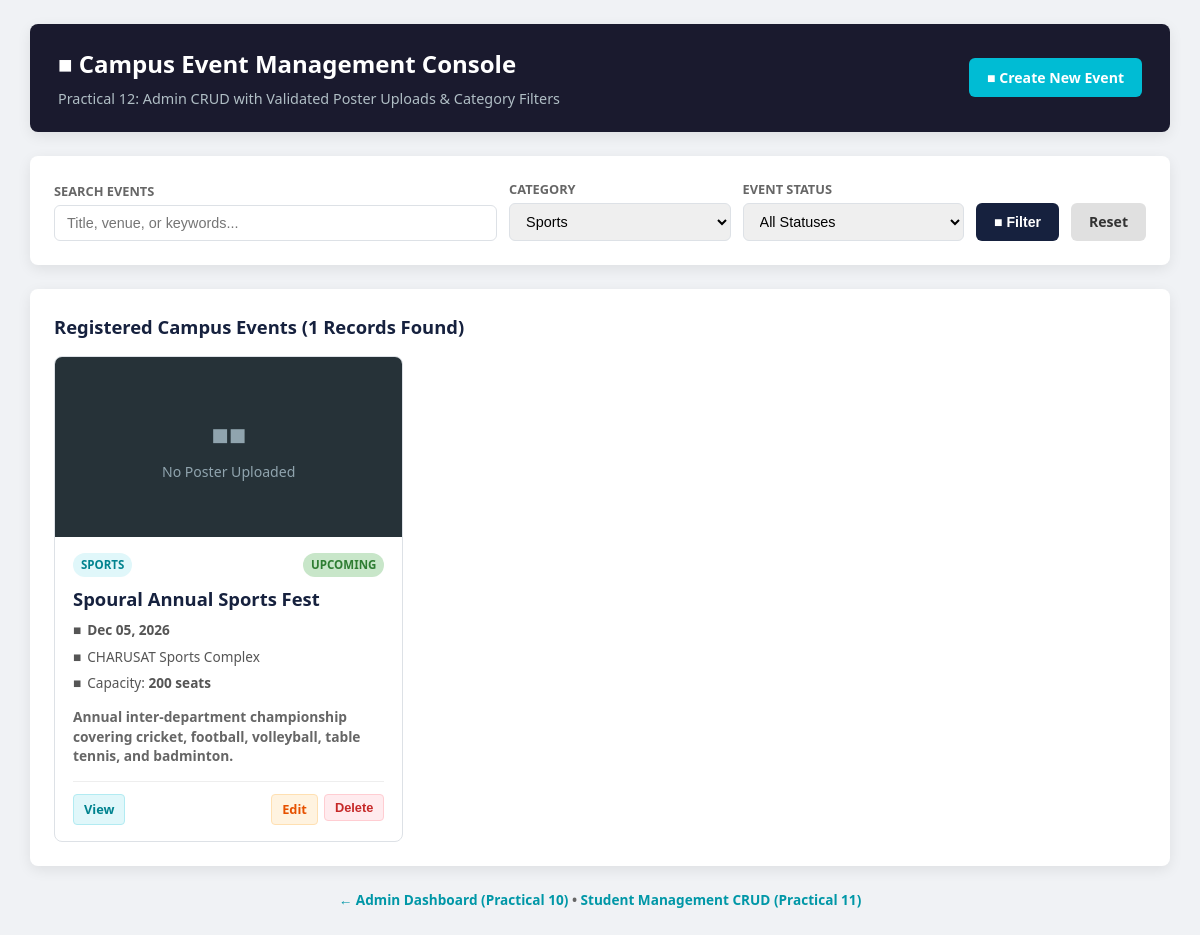
Screenshot of /index.php?category=Sports with the database file from the repository.
### tables this page shows
CREATE TABLE IF NOT EXISTS `events` (
  `id` INT AUTO_INCREMENT PRIMARY KEY,
  `title` VARCHAR(150) NOT NULL,
  `category` VARCHAR(50) NOT NULL,
  `description` TEXT NOT NULL,
  `event_date` DATE NOT NULL,
  `venue` VARCHAR(100) NOT NULL,
  `max_participants` INT UNSIGNED NOT NULL DEFAULT 100,
  `poster_url` VARCHAR(255) DEFAULT NULL,
  `status` ENUM('upcoming', 'completed', 'cancelled') NOT NULL DEFAULT 'upcoming',
  `created_at` TIMESTAMP DEFAULT CURRENT_TIMESTAMP,
  INDEX `idx_event_date` (`event_date`),
  INDEX `idx_category` (`category`),
  INDEX `idx_status` (`status`)
);

### index.php (the view, shortened to what this page needs)
<?php
$search   = trim($_GET['search'] ?? '');
$category = trim($_GET['category'] ?? '');
$events = [];
$totalEvents = 0;
try {
    $pdo = getDBConnection();
    $conditions = [];
    $params = [];
    if ($category !== '') {
        $conditions[] = "category = ?";
        $params[] = $category;
    }
    $whereSql = !empty($conditions) ? "WHERE " . implode(" AND ", $conditions) : "";
    $sql = "SELECT id, title, category, description, event_date, venue, max_participants, poster_url, status,
created_at
            FROM events
            {$whereSql}
            ORDER BY event_date ASC";
    $stmt = $pdo->prepare($sql);
    $stmt->execute($params);
    $events = $stmt->fetchAll();
    $totalEvents = count($events);
} catch (Exception $e) {
    error_log("[Practical-12 CRUD Error]: " . $e->getMessage());
    $dbError = $e->getMessage();
}
?>
<!DOCTYPE html>
<html lang="en">
<head>
</head>
<body>
    <div class="container">
        <header>
            <div>
                <h1>■ Campus Event Management Console</h1>
                <p>Practical 12: Admin CRUD with Validated Poster Uploads & Category Filters</p>
            </div>
            <div>
                <a href="add_event.php" class="btn btn-primary">
                    ■ Create New Event
                </a>
            </div>
        </header>
        <div class="card">
            <form method="GET" action="index.php" class="filter-form">
                <div class="form-group">
                    <label for="search">Search Events</label>
                    <input type="text" id="search" name="search" placeholder="Title, venue, or keywords..."
value="<?= htmlspecialchars($search) ?>">
                </div>
                <div class="form-group">
                    <label for="category">Category</label>
                    <select id="category" name="category">
                        <option value="Technical" <?= $category === 'Technical' ? 'selected' : '' ?>>Technical</
                        <option value="Sports" <?= $category === 'Sports' ? 'selected' : '' ?>>Sports</option>
                    </select>
                </div>
                <div class="form-group">
                    <label for="status">Event Status</label>
                    <select id="status" name="status">
                        <option value="">All Statuses</option>
                    </select>
                </div>
                <button type="submit" class="btn btn-filter">■ Filter</button>
                <a href="index.php" class="btn btn-reset">Reset</a>
            </form>
        </div>
        <div class="card">
            <div style="display:flex; justify-content:space-between; align-items:center;">
                <h3 style="margin:0; font-size:1.15rem; color:var(--color-primary-lt);">
                    Registered Campus Events (<?= $totalEvents ?> Records Found)
                </h3>
            </div>
            <?php if (!empty($events)): ?>
                <div class="events-grid">
                    <?php foreach ($events as $ev): ?>
                    <div class="event-card">
                        <div class="poster-container">
                            <?php if (!empty($ev['poster_url']) && file_exists(__DIR__ . '/' . $ev['poster_url'])): ?>
                                <img src="<?= htmlspecialchars($ev['poster_url']) ?>" alt="<?= htmlspecialchars($ev[
'title']) ?>" class="poster-img">
                            <?php else: ?>
                                <div class="poster-placeholder">
                                    <span style="font-size:1.8rem;">■■</span>
                                    <span>No Poster Uploaded</span>
                                </div>
                            <?php endif; ?>
                        </div>
                        <div class="card-body">
                            <div class="card-meta">
                                <span class="badge badge-cat"><?= htmlspecialchars($ev['category']) ?></span>
                                <span class="badge badge-<?= htmlspecialchars($ev['status']) ?>">
                                    <?= htmlspecialchars(ucfirst($ev['status'])) ?>
                                </span>
                            </div>
                            <h4 class="event-title"><?= htmlspecialchars($ev['title']) ?></h4>
                            <div class="event-info">
                                <span>■</span>
                                <strong><?= htmlspecialchars(date('M d, Y', strtotime($ev['event_date']))) ?></strong>
                            </div>
                            <div class="event-info">
                                <span>■</span>
                                <span><?= htmlspecialchars($ev['venue']) ?></span>
                            </div>
                            <div class="event-info">
                                <span>■</span>
                                <span>Capacity: <strong><?= htmlspecialchars((string)$ev['max_participants']) ?></
strong> seats</span>
                            </div>
                            <p class="event-desc"><?= htmlspecialchars($ev['description']) ?></p>
                            <div class="card-actions">
                                <a href="view_event.php?id=<?= $ev['id'] ?>" class="btn-sm btn-view">View</a>
                                <div class="btn-action-group">
                                    <a href="edit_event.php?id=<?= $ev['id'] ?>" class="btn-sm btn-edit">Edit</a>
                                    <form action="delete_event.php" method="POST" style="display:inline;"
onsubmit="return confirm('Are you sure you want to delete this event? This will also remove the uploaded poster file.
');">
                                        <button type="submit" class="btn-sm btn-del">Delete</button>
                                    </form>
                                </div>
                            </div>
                        </div>
                    </div>
                    <?php endforeach; ?>
                </div>
            <?php else: ?>
                <div style="padding: 36px; text-align: center; color: var(--color-muted);">
                    No events found matching your filter criteria.
                </div>
            <?php endif; ?>
        </div>
        <div style="text-align:center; margin-top:20px; font-size:0.85rem; color:var(--color-muted);">
            <a href="../Practical-10/dashboard_admin.php" style="color:var(--color-accent-dark); text-decoration:none;
 font-weight:600;">
                &larr; Admin Dashboard (Practical 10)
            </a> &bull;
            <a href="../Practical-11/index.php" style="color:var(--color-accent-dark); text-decoration:none; font-
weight:600;">
                Student Management CRUD (Practical 11)
            </a>
        </div>
    </div>
</body>
</html>

### index.php (style rules this page uses)
:root { --color-primary: #1a1a2e; --color-primary-lt: #16213e; --color-accent: #00bcd4; --color-accent-dark: #0097a7; --color-bg: #f0f2f5; --color-card: #ffffff; --color-text: #222222; --color-muted: #666666; --color-success: #2e7d32; --color-success-bg: #c8e6c9; --color-danger: #c62828; --color-danger-bg: #ffcdd2; --color-warning: #e65100; --color-warning-bg: #ffe0b2; --color-border: #dde1e6; --radius: 8px; --shadow: 0 4px 14px rgba(0,0,0,0.08); --font-sans: 'Segoe UI', Tahoma, Geneva, Verdana, sans-serif; }
* { box-sizing: border-box; }
body { font-family: var(--font-sans); background: var(--color-bg); color: var(--color-text); margin: 0; padding: 24px 16px; line-height: 1.5; }
.container { max-width: 1140px; margin: 0 auto; }
header { background: var(--color-primary); color: #fff; padding: 22px 28px; border-radius: var(--radius); box-shadow: var(--shadow); margin-bottom: 24px; display: flex; justify-content: space-between; align-items: center; flex-wrap: wrap; gap: 16px; }
header h1 { margin: 0 0 6px; font-size: 1.5rem; }
header p { margin: 0; color: #b0bec5; font-size: 0.9rem; }
.btn { display: inline-flex; align-items: center; gap: 6px; padding: 9px 18px; border-radius: 6px; font-weight: 600; font-size: 0.88rem; text-decoration: none; cursor: pointer; border: none; transition: background 0.2s; }
.btn-primary { background: var(--color-accent); color: #fff; }
.card { background: var(--color-card); border-radius: var(--radius); padding: 24px; box-shadow: var(--shadow); margin-bottom: 24px; }
.filter-form { display: grid; grid-template-columns: 2fr 1fr 1fr auto auto; gap: 12px; align-items: end; }
.form-group { display: flex; flex-direction: column; gap: 4px; }
.form-group label { font-size: 0.8rem; font-weight: 600; color: var(--color-muted); text-transform: uppercase; }
input[type="text"], select { padding: 9px 12px; border: 1px solid var(--color-border); border-radius: 6px; font-size: 0.9rem; outline: none; }
.btn-filter { background: var(--color-primary-lt); color: #fff; height: 38px; }
.btn-reset { background: #e0e0e0; color: #333; height: 38px; }
.events-grid { display: grid; grid-template-columns: repeat(auto-fill, minmax(320px, 1fr)); gap: 22px; margin-top: 16px; }
.event-card { background: #fff; border: 1px solid var(--color-border); border-radius: var(--radius); overflow: hidden; display: flex; flex-direction: column; transition: transform 0.2s, box-shadow 0.2s; }
.poster-container { width: 100%; height: 180px; background: #263238; position: relative; overflow: hidden; display: flex; align-items: center; justify-content: center; }
.poster-placeholder { color: #90a4ae; font-size: 0.88rem; display: flex; flex-direction: column; align-items: center; gap: 6px; }
.card-body { padding: 16px 18px; display: flex; flex-direction: column; flex: 1; }
.card-meta { display: flex; justify-content: space-between; align-items: center; margin-bottom: 8px; }
.badge { display: inline-block; padding: 3px 8px; border-radius: 12px; font-size: 0.72rem; font-weight: 700; text-transform: uppercase; }
.badge-cat { background: #e0f7fa; color: #00838f; }
.badge-upcoming { background: var(--color-success-bg); color: var(--color-success); }
.event-title { margin: 0 0 8px; font-size: 1.15rem; color: var(--color-primary-lt); font-weight: 700; }
.event-info { font-size: 0.85rem; color: #555; margin-bottom: 6px; display: flex; align-items: center; gap: 6px; }
.event-desc { font-size: 0.86rem; color: #666; line-height: 1.4; margin: 8px 0 16px; flex: 1; display: -webkit-box; -webkit-line-clamp: 3; -webkit-box-orient: vertical; overflow: hidden; }
.card-actions { display: flex; justify-content: space-between; align-items: center; border-top: 1px solid #eee; padding-top: 12px; margin-top: auto; }
.btn-action-group { display: flex; gap: 6px; }
.btn-sm { padding: 5px 10px; font-size: 0.8rem; border-radius: 4px; font-weight: 600; text-decoration: none; cursor: pointer; border: 1px solid transparent; }
.btn-view { background: #e0f7fa; color: #00838f; border-color: #b2ebf2; }
.btn-edit { background: #fff3e0; color: #e65100; border-color: #ffe0b2; }
.btn-del { background: #ffebee; color: #c62828; border-color: #ffcdd2; }

### rows the page displays
events: shows "No Poster Uploaded", category "SPORTS", status "UPCOMING", title "Spoural Annual Sports Fest", event_date "Dec 05, 2026", venue "CHARUSAT Sports Complex", max_participants "200", description "Annual inter-department championship covering cricket, football, volleyball, table tennis, and badminton."

### other values shown
$totalEvents "1"
